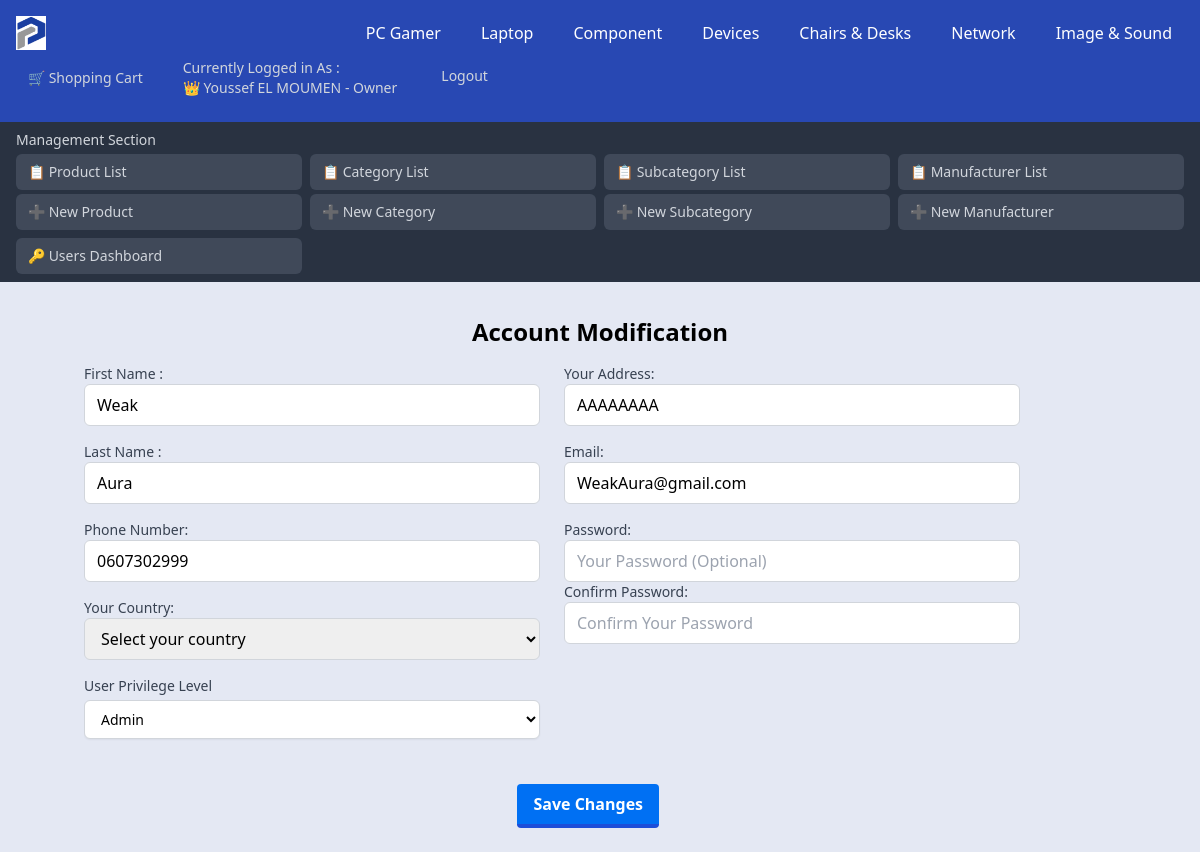
The app's page /User/User_Modify.php?id=14 (signed in), older data.
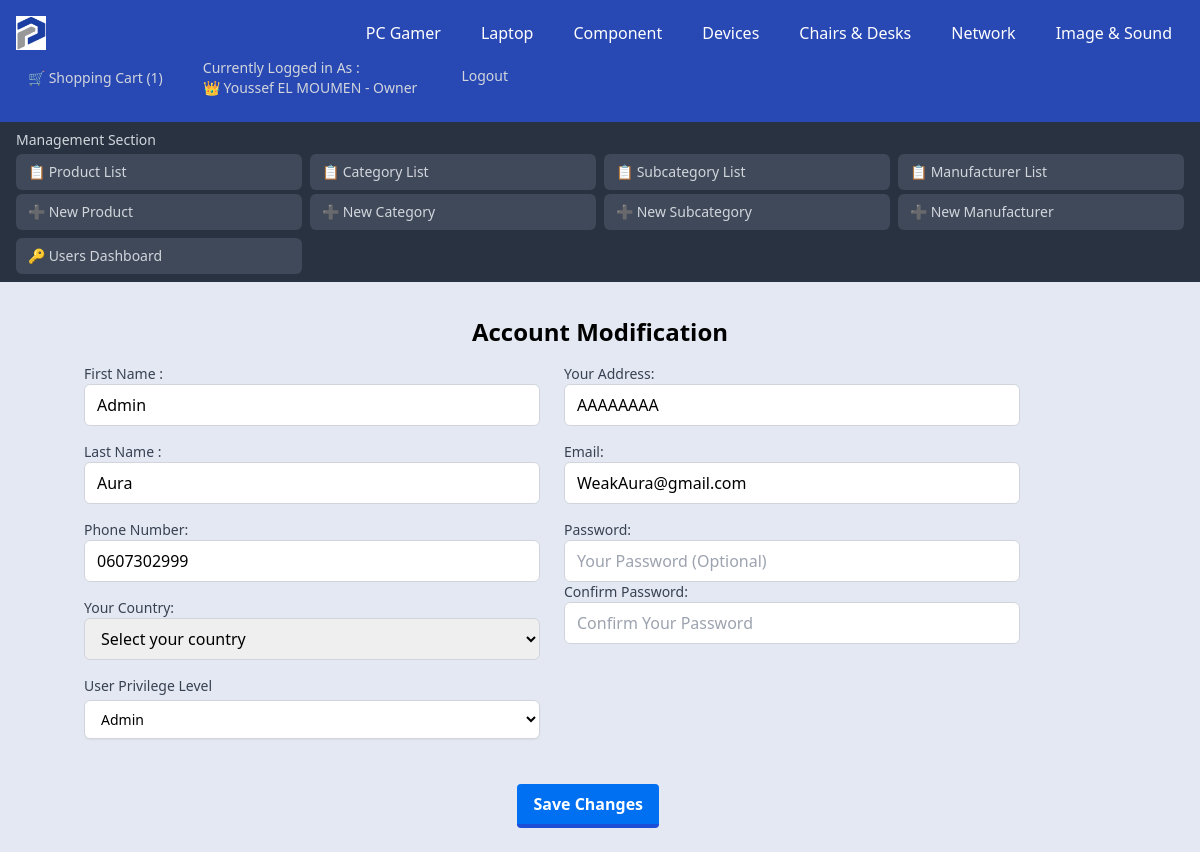
The same page, newer data.
### tables this page shows
CREATE TABLE `users` (
  `User_ID` int NOT NULL AUTO_INCREMENT,
  `User_Username` varchar(255) DEFAULT NULL,
  `User_FirstName` varchar(255) DEFAULT NULL,
  `User_LastName` varchar(255) DEFAULT NULL,
  `User_Phone` varchar(255) DEFAULT NULL,
  `User_Country` varchar(255) DEFAULT NULL,
  `User_Address` varchar(255) DEFAULT NULL,
  `User_Email` varchar(255) DEFAULT NULL,
  `User_Password` varchar(255) DEFAULT NULL,
  `User_RegisterationDate` timestamp NULL DEFAULT CURRENT_TIMESTAMP,
  `User_Role` enum('Owner','Admin','Client') NOT NULL DEFAULT 'Client',
  PRIMARY KEY (`User_ID`),
  UNIQUE KEY `User_Username` (`User_Username`)
);

### User/User_Modify.php (the view, shortened to what the changed rows need)
<!DOCTYPE html>
<html lang="en">
<head>
    <?php
    include_once ("../DB_Connexion.php");
    if (isset($_GET['id'])) {
        if (isset($_SESSION['User_ID'])) {
            $User_ID = $_SESSION['User_ID'];
            $Users = "SELECT User_ID, User_Role, User_FirstName, User_LastName FROM Users WHERE User_ID = :User_ID";
            $pdoUsers = $connexion->prepare($Users);
            $pdoUsers->execute([':User_ID' => $User_ID]);
            $User = $pdoUsers->fetch(PDO::FETCH_ASSOC);
            $User_FullName = $User['User_FirstName'] . ' ' . $User['User_LastName'];
            $User_Role = $User['User_Role'];
            $Current_User_Role = $User['User_Role'];
        } else {
            $User_Role = 'Client';
        }
    } else {
        header("Location: ../.");
        exit;
    }
    if (isset($_SESSION['User_ID'])) {
        $Shopping_Cart = "SELECT CartItem_ID FROM ShoppingCart WHERE User_ID = :User_ID";
        $pdostmt_shopping = $connexion->prepare($Shopping_Cart);
        $pdostmt_shopping->execute([':User_ID' => $User_ID]);
        $Cart_Count = $pdostmt_shopping->rowCount();
    }
    $User_ID = $_GET['id'];
    $User_Query = "SELECT User_FirstName , User_Role, User_LastName , User_Phone , User_Country , User_Address , User_Email , User_Password FROM Users WHERE User_ID = :User_ID";
    $User_Statement = $connexion->prepare($User_Query);
    $User_Statement->execute([':User_ID' => $User_ID]);
    $User_Data = $User_Statement->fetch(PDO::FETCH_ASSOC);
    $Owners = "SELECT User_ID FROM Users WHERE User_Role = 'Owner'";
    $pdostmt_owners = $connexion->prepare($Owners);
    $pdostmt_owners->execute();
    $owner_count = $pdostmt_owners->rowCount();
    ?>
</head>
<body class="bg-gray-100">
    <nav class="bg-blue-800 text-white">
        <div class="flex flex-wrap justify-between items-center p-4">
            <div class="flex space-x-4">
                <?php if (isset($_SESSION['User_ID'])):
                    if ($User_Role === 'Owner') {
                        $Emoji = '👑';
                    } elseif ($User_Role === 'Admin') {
                        $Emoji = '👨‍💼';
                    } else {
                        $Emoji = '💼';
                    }
                    ?>
                    <a href="../User/User_ShoppingCart.php"
                        class="flex items-center text-gray-300 hover:bg-green-700 px-3 py-2 rounded-md text-sm font-medium">
                        🛒 Shopping Cart
                        <?php if ($Cart_Count > 0) { ?>
                            (<?php echo $Cart_Count ?>)
                        <?php } ?>
                    </a>
                    <a class="text-gray-300 hover:bg-blue-700 px-3 py-2 rounded-md text-sm font-medium"
                        href="User_Modify.php?id=<?php echo $User_ID; ?>&FullName=<?php echo urlencode($User_FullName); ?>">Currently
                        Logged in As : <br><span><?php echo $Emoji . ' ' . $User_FullName ?> -
                            <?php echo $User_Role ?></span></a>
                    <a href="../User/User_Logout.php"
                        class="text-gray-300 hover:bg-red-700 px-4 py-4 rounded-md text-sm font-medium">Logout</a>
                <?php endif; ?>
            </div>
        </div>
    </nav>
    <div class="container mx-auto p-6">
        <div class="content-wrapper">
            <h1 class="text-2xl font-bold mb-4 text-center">Account Modification</h1>
            <form action="" method="POST" onsubmit="passwordConfirmation(event)"
                class="grid grid-cols-1 md:grid-cols-2 gap-6">
                <div class="space-y-4">
                    <div>
                        <label for="User_FirstName" class="block text-sm font-medium text-gray-700">First Name :</label>
                        <input type="text" name="User_FirstName" value="<?php echo $User_Data['User_FirstName'] ?>"
                            placeholder="First Name"
                            class="border border-gray-300 rounded-md px-3 py-2 w-full focus:outline-none focus:ring-blue-500 focus:border-blue-500"
                            required>
                    </div>
                    <div>
                        <label for="User_LastName" class="block text-sm font-medium text-gray-700">Last Name :</label>
                        <input type="text" name="User_LastName" value="<?php echo $User_Data['User_LastName'] ?>"
                            placeholder="Last Name"
                            class="border border-gray-300 rounded-md px-3 py-2 w-full focus:outline-none focus:ring-blue-500 focus:border-blue-500"
                            required>
                    </div>
                    <div>
                        <label for="User_Phone" class="block text-sm font-medium text-gray-700">Phone Number:</label>
                        <input type="tel" name="User_Phone" placeholder="Example: 0714876397"
                            pattern="^([0-9]{2}){4}[0-9]{2}$" value="<?php echo $User_Data['User_Phone'] ?>"
                            placeholder="Phone Number"
                            class="border border-gray-300 rounded-md px-3 py-2 w-full focus:outline-none focus:ring-blue-500 focus:border-blue-500"
                            required>
                    </div>
                    <?php if ($Current_User_Role === 'Owner') { ?>
                        <div>
                            <label for="ConfirmPassword" class="block text-sm font-medium text-gray-700">User Privilege
                                Level</label>
                            <?php if ($owner_count > 1 || $User_Data['User_Role'] !== 'Owner') { ?>
                                <select name="User_Role" id="User_Role"
                                    class="mt-1 block w-full py-2 px-3 border border-gray-300 bg-white rounded-md shadow-sm focus:outline-none focus:ring-indigo-500 focus:border-indigo-500 sm:text-sm">
                                    <?php
                                    $Roles = ['Client', 'Admin', 'Owner'];
                                    foreach ($Roles as $Role) {
                                        if ($User_Data['User_Role'] === $Role) {
                                            echo '<option selected>' . $Role . '</option>';
                                        } else {
                                            echo '<option>' . $Role . '</option>';
                                        }
                                    }
                                    ?>
                                </select>
                            <?php } ?>
                        </div>
                    <?php } ?>
                </div>
                <div class="space-y-4">
                    <div>
                        <label for="User_Address" class="block text-sm font-medium text-gray-700">Your Address:</label>
                        <input type="text" name="User_Address" placeholder="Your Address"
                            value="<?php echo $User_Data['User_Address'] ?>"
                            class="border border-gray-300 rounded-md px-3 py-2 w-full focus:outline-none focus:ring-blue-500 focus:border-blue-500"
                            required>
                    </div>
                    <div>
                        <label for="User_Email" class="block text-sm font-medium text-gray-700">Email:</label>
                        <input type="email" name="User_Email" placeholder="Your Email Address"
                            value="<?php echo $User_Data['User_Email'] ?>"
                            class="border border-gray-300 rounded-md px-3 py-2 w-full focus:outline-none focus:ring-blue-500 focus:border-blue-500"
                            required>
                    </div>
                </div>
            </form>
</body>
</html>

Row changes from the older to the newer data that the page shows:
changed users "Admin": User_FirstName "Weak" → "Admin"
Text that changed along with them:
$Cart_Count: (not shown) → "1"
